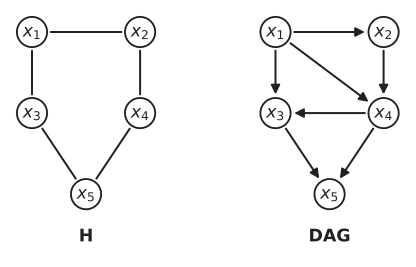

Here is the Python script that generated this plot:
"""Undirected graph H and a directed minimal I-map of it. Redrawn from the TikZ source of Gutmann,
Pen and Paper Exercises in Machine Learning (CC BY 4.0), Ex. 5.7 (b).
"""

import matplotlib.pyplot as plt
from matplotlib.patches import Circle, FancyArrowPatch, Rectangle

from mlrecall.figstyle import INK, LIGHT, save

R = 0.28  # node radius (data units)
PANELS = [
    {
        "title": "H",
        "nodes": {
            "1": (0, 0, "$x_1$"),
            "2": (2, 0, "$x_2$"),
            "3": (0, -1.5, "$x_3$"),
            "4": (2, -1.5, "$x_4$"),
            "5": (1, -3, "$x_5$"),
        },
        "edges": [
            ("1", "2", "u", 0.0),
            ("1", "3", "u", 0.0),
            ("3", "5", "u", 0.0),
            ("2", "4", "u", 0.0),
            ("4", "5", "u", 0.0),
        ],
    },
    {
        "title": "DAG",
        "nodes": {
            "1": (0, 0, "$x_1$"),
            "2": (2, 0, "$x_2$"),
            "3": (0, -1.5, "$x_3$"),
            "4": (2, -1.5, "$x_4$"),
            "5": (1, -3, "$x_5$"),
        },
        "edges": [
            ("1", "2", "d", 0.0),
            ("1", "3", "d", 0.0),
            ("1", "4", "d", 0.0),
            ("2", "4", "d", 0.0),
            ("4", "3", "d", 0.0),
            ("3", "5", "d", 0.0),
            ("4", "5", "d", 0.0),
        ],
    },
]


def draw(ax, panel):
    nodes, patches = panel["nodes"], {}
    for name, (x, y, label) in nodes.items():
        shaded = name in panel.get("shaded", ())
        c = Circle((x, y), R, fc=LIGHT if shaded else "white", ec=INK, lw=1.4, zorder=3)
        ax.add_patch(c)
        patches[name] = c
        ax.text(x, y, label, ha="center", va="center", fontsize=13, color=INK, zorder=4)
    for name, (x, y, label, side) in panel.get("factors", {}).items():
        s = 0.16
        sq = Rectangle((x - s / 2, y - s / 2), s, s, fc=INK, ec=INK, zorder=3)
        ax.add_patch(sq)
        patches[name] = sq
        dx, dy, ha, va = {
            "above": (0, 0.2, "center", "bottom"),
            "below": (0, -0.2, "center", "top"),
            "left": (-0.2, 0, "right", "center"),
            "right": (0.2, 0, "left", "center"),
        }[side]
        ax.text(x + dx, y + dy, label, ha=ha, va=va, fontsize=13 - 1, color=INK)
    centers = {k: v[:2] for k, v in {**nodes, **panel.get("factors", {})}.items()}
    for a, b, kind, rad in panel["edges"]:
        ax.add_patch(
            FancyArrowPatch(
                posA=centers[a],
                posB=centers[b],
                patchA=patches[a],
                patchB=patches[b],
                arrowstyle="-|>" if kind == "d" else "-",
                mutation_scale=14,
                connectionstyle=f"arc3,rad={rad}",
                color=INK,
                lw=1.5,
                zorder=2,
            )
        )
    if panel.get("title"):
        ys = [y for x, y, _ in nodes.values()] + [
            y for x, y, *_ in panel.get("factors", {}).values()
        ]
        xs = [x for x, y, _ in nodes.values()] + [
            x for x, y, *_ in panel.get("factors", {}).values()
        ]
        ax.text(
            (min(xs) + max(xs)) / 2,
            min(ys) - R - 0.35,
            panel["title"],
            ha="center",
            va="top",
            fontsize=13,
            color=INK,
            fontweight="bold",
        )
    ax.set_aspect("equal")
    ax.axis("off")
    ax.autoscale_view()


fig, axes = plt.subplots(1, len(PANELS), figsize=(6.0, 3.4), squeeze=False)
for ax, panel in zip(axes[0], PANELS, strict=False):
    draw(ax, panel)
    xs = [x for x, y, _ in panel["nodes"].values()] + [
        x for x, y, *_ in panel.get("factors", {}).values()
    ]
    ys = [y for x, y, _ in panel["nodes"].values()] + [
        y for x, y, *_ in panel.get("factors", {}).values()
    ]
    pad = 0.45
    bottom = 0.75 if panel.get("title") else 0
    ax.set_xlim(min(xs) - pad, max(xs) + pad)
    ax.set_ylim(min(ys) - pad - bottom, max(ys) + pad + panel.get("top", 0))
save(fig, __file__)
